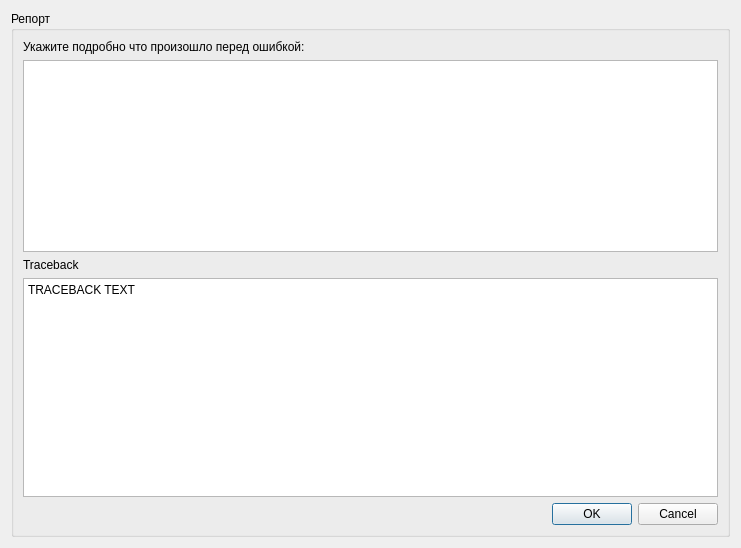
<?xml version="1.0" encoding="UTF-8"?>
<ui version="4.0">
 <class>Dialog</class>
 <widget class="QDialog" name="Dialog">
  <property name="geometry">
   <rect>
    <x>0</x>
    <y>0</y>
    <width>741</width>
    <height>548</height>
   </rect>
  </property>
  <property name="windowTitle">
   <string>Отправка отчета об ошибке</string>
  </property>
  <layout class="QGridLayout" name="gridLayout">
   <item row="0" column="0">
    <widget class="QGroupBox" name="groupBox">
     <property name="title">
      <string>Репорт</string>
     </property>
     <layout class="QGridLayout" name="gridLayout_2">
      <item row="4" column="0">
       <widget class="QDialogButtonBox" name="buttonBox">
        <property name="orientation">
         <enum>Qt::Horizontal</enum>
        </property>
        <property name="standardButtons">
         <set>QDialogButtonBox::Cancel|QDialogButtonBox::Ok</set>
        </property>
        <property name="centerButtons">
         <bool>false</bool>
        </property>
       </widget>
      </item>
      <item row="3" column="0">
       <widget class="QTextBrowser" name="tb_traceback_text">
        <property name="sizePolicy">
         <sizepolicy hsizetype="Expanding" vsizetype="Expanding">
          <horstretch>0</horstretch>
          <verstretch>0</verstretch>
         </sizepolicy>
        </property>
        <property name="html">
         <string>&lt;!DOCTYPE HTML PUBLIC &quot;-//W3C//DTD HTML 4.0//EN&quot; &quot;http://www.w3.org/TR/REC-html40/strict.dtd&quot;&gt;
&lt;html&gt;&lt;head&gt;&lt;meta name=&quot;qrichtext&quot; content=&quot;1&quot; /&gt;&lt;meta charset=&quot;utf-8&quot; /&gt;&lt;style type=&quot;text/css&quot;&gt;
p, li { white-space: pre-wrap; }
hr { height: 1px; border-width: 0; }
li.unchecked::marker { content: &quot;\2610&quot;; }
li.checked::marker { content: &quot;\2612&quot;; }
&lt;/style&gt;&lt;/head&gt;&lt;body style=&quot; font-family:'Segoe UI'; font-size:9pt; font-weight:400; font-style:normal;&quot;&gt;
&lt;p style=&quot; margin-top:0px; margin-bottom:0px; margin-left:0px; margin-right:0px; -qt-block-indent:0; text-indent:0px;&quot;&gt;TRACEBACK TEXT&lt;/p&gt;&lt;/body&gt;&lt;/html&gt;</string>
        </property>
       </widget>
      </item>
      <item row="0" column="0">
       <widget class="QLabel" name="label">
        <property name="text">
         <string>Укажите подробно что произошло перед ошибкой:</string>
        </property>
       </widget>
      </item>
      <item row="1" column="0">
       <widget class="QTextEdit" name="te_user_report">
        <property name="sizePolicy">
         <sizepolicy hsizetype="Preferred" vsizetype="Preferred">
          <horstretch>0</horstretch>
          <verstretch>0</verstretch>
         </sizepolicy>
        </property>
       </widget>
      </item>
      <item row="2" column="0">
       <widget class="QLabel" name="label_2">
        <property name="text">
         <string>Traceback</string>
        </property>
       </widget>
      </item>
     </layout>
    </widget>
   </item>
  </layout>
 </widget>
 <resources/>
 <connections>
  <connection>
   <sender>buttonBox</sender>
   <signal>accepted()</signal>
   <receiver>Dialog</receiver>
   <slot>accept()</slot>
   <hints>
    <hint type="sourcelabel">
     <x>248</x>
     <y>254</y>
    </hint>
    <hint type="destinationlabel">
     <x>157</x>
     <y>274</y>
    </hint>
   </hints>
  </connection>
  <connection>
   <sender>buttonBox</sender>
   <signal>rejected()</signal>
   <receiver>Dialog</receiver>
   <slot>reject()</slot>
   <hints>
    <hint type="sourcelabel">
     <x>316</x>
     <y>260</y>
    </hint>
    <hint type="destinationlabel">
     <x>286</x>
     <y>274</y>
    </hint>
   </hints>
  </connection>
 </connections>
</ui>
